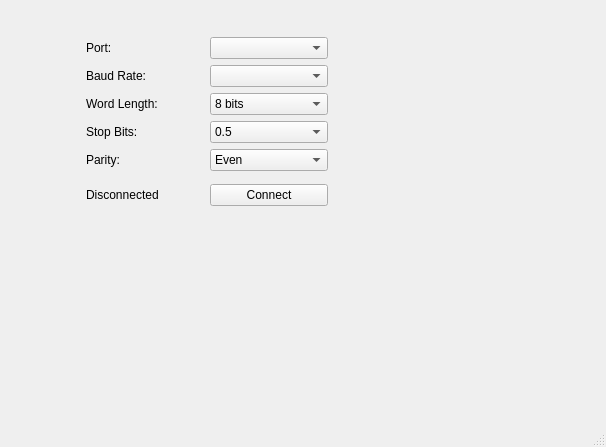
<?xml version="1.0" encoding="UTF-8"?>
<ui version="4.0">
 <class>MainWindow</class>
 <widget class="QMainWindow" name="MainWindow">
  <property name="geometry">
   <rect>
    <x>0</x>
    <y>0</y>
    <width>606</width>
    <height>447</height>
   </rect>
  </property>
  <property name="windowTitle">
   <string>MainWindow</string>
  </property>
  <widget class="QWidget" name="centralwidget">
   <widget class="QWidget" name="">
    <property name="geometry">
     <rect>
      <x>86</x>
      <y>30</y>
      <width>242</width>
      <height>184</height>
     </rect>
    </property>
    <layout class="QVBoxLayout" name="verticalLayout_2">
     <item>
      <layout class="QVBoxLayout" name="verticalLayout">
       <item>
        <layout class="QHBoxLayout" name="horizontalLayout_5">
         <item>
          <widget class="QLabel" name="label_port">
           <property name="text">
            <string>Port:</string>
           </property>
          </widget>
         </item>
         <item>
          <widget class="QComboBox" name="comboBox_port"/>
         </item>
        </layout>
       </item>
       <item>
        <layout class="QHBoxLayout" name="horizontalLayout_3">
         <item>
          <widget class="QLabel" name="label_baudrate">
           <property name="text">
            <string>Baud Rate:</string>
           </property>
          </widget>
         </item>
         <item>
          <widget class="QComboBox" name="comboBox_baudrate"/>
         </item>
        </layout>
       </item>
       <item>
        <layout class="QHBoxLayout" name="horizontalLayout">
         <item>
          <widget class="QLabel" name="label_wordlength">
           <property name="text">
            <string>Word Length:</string>
           </property>
          </widget>
         </item>
         <item>
          <widget class="QComboBox" name="comboBox_wordlength">
           <item>
            <property name="text">
             <string>8 bits</string>
            </property>
           </item>
           <item>
            <property name="text">
             <string>9 bits</string>
            </property>
           </item>
          </widget>
         </item>
        </layout>
       </item>
       <item>
        <layout class="QHBoxLayout" name="horizontalLayout_2">
         <item>
          <widget class="QLabel" name="label_stopbits">
           <property name="text">
            <string>Stop Bits:</string>
           </property>
          </widget>
         </item>
         <item>
          <widget class="QComboBox" name="comboBox_stopbits">
           <item>
            <property name="text">
             <string>0.5</string>
            </property>
           </item>
           <item>
            <property name="text">
             <string>1.0</string>
            </property>
           </item>
           <item>
            <property name="text">
             <string>1.5</string>
            </property>
           </item>
           <item>
            <property name="text">
             <string>2.0</string>
            </property>
           </item>
          </widget>
         </item>
        </layout>
       </item>
       <item>
        <layout class="QHBoxLayout" name="horizontalLayout_4">
         <item>
          <widget class="QLabel" name="label_parity">
           <property name="text">
            <string>Parity:</string>
           </property>
          </widget>
         </item>
         <item>
          <widget class="QComboBox" name="comboBox_parity">
           <item>
            <property name="text">
             <string>Even</string>
            </property>
           </item>
           <item>
            <property name="text">
             <string>Odd</string>
            </property>
           </item>
           <item>
            <property name="text">
             <string>No</string>
            </property>
           </item>
          </widget>
         </item>
        </layout>
       </item>
      </layout>
     </item>
     <item>
      <layout class="QHBoxLayout" name="horizontalLayout_6">
       <item>
        <widget class="QLabel" name="label_status">
         <property name="text">
          <string>Disconnected</string>
         </property>
        </widget>
       </item>
       <item>
        <widget class="QPushButton" name="pushButton_connect">
         <property name="text">
          <string>Connect</string>
         </property>
        </widget>
       </item>
      </layout>
     </item>
    </layout>
   </widget>
  </widget>
  <widget class="QMenuBar" name="menubar">
   <property name="geometry">
    <rect>
     <x>0</x>
     <y>0</y>
     <width>606</width>
     <height>26</height>
    </rect>
   </property>
  </widget>
  <widget class="QStatusBar" name="statusbar"/>
 </widget>
 <resources/>
 <connections/>
</ui>
